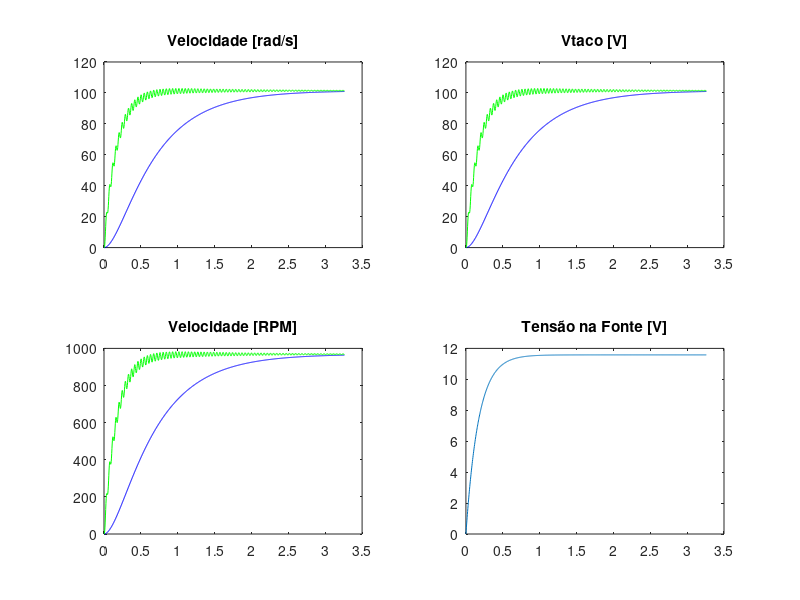

Write MATLAB code to recreate this figure. (Note: this script raises an error after producing the figure.)
clear
clc
%Parametros do sistema
tal=8e-5;
R=2.8614;
L=R*tal;
tal_m=3;
b=0.00071;
J=tal_m*b;
Ke=0.0921;
Kt=0.0921;

Ta=L/R;
Tb=J/b;
Tm=R*J/(Ke*Kt);
%Funcoes de transferencia
s=tf('s');
%Primeira Ordem
tf1 = tf(1/(Ke*Tm),[1,(1/Tm)+(1/Tb)]);
%Segunda Ordem
tf2 = tf(1/(Ke*Tm*Ta),[1,(1/Tm)+(1/Tb),((1/Tm)+(1/Tb))/Ta]);

%Função da fonte
N=1000;
tf=3.26;
t = linspace(0,tf,N)';
v_ref=11.58;
v = (v_ref*(1-exp(-5.8819*t)));

subplot(2,2,1)
y_1=lsim(tf1,v,t);
y_2=lsim(tf2,v,t);
plot(t,y_1,'b-',t,y_2,'g-')
title('Velocidade [rad/s]')
subplot(2,2,2)
ktaco=0.0208;
y_1_taco=lsim(tf1,v,t)*ktaco;
y_2_taco=lsim(tf2,v,t)*ktaco;
plot(t,y_1,'b-',t,y_2,'g-')
title('Vtaco [V]')
subplot(2,2,3)
y_1=lsim(tf1,v,t)*30/pi;
y_2=lsim(tf2,v,t)*30/pi;
plot(t,y_1,'b-',t,y_2,'g-')
title('Velocidade [RPM]')
subplot(2,2,4)
plot(t,v)
title('Tensão na Fonte [V]')

%Tabela
T = table(t,y_1_taco, y_2_taco);
writetable(T, 'vtaco_matlab.txt','Delimiter','\t');
